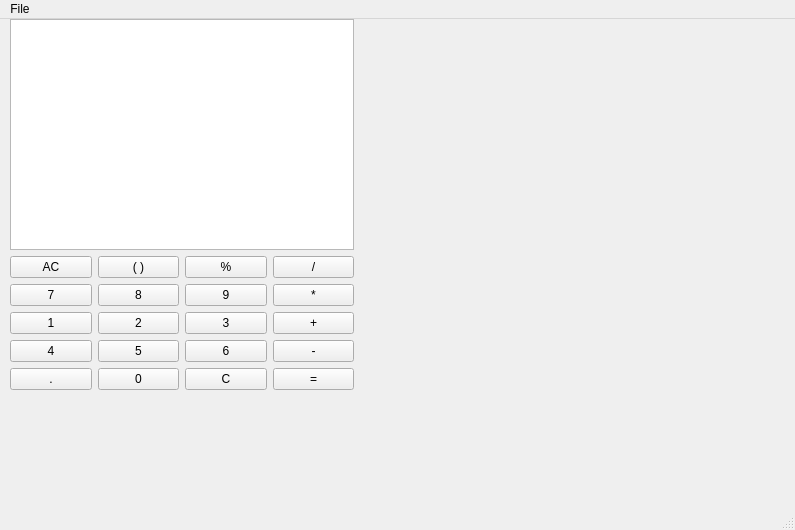
<?xml version="1.0" encoding="UTF-8"?>
<ui version="4.0">
 <class>MainWindow</class>
 <widget class="QMainWindow" name="MainWindow">
  <property name="geometry">
   <rect>
    <x>0</x>
    <y>0</y>
    <width>795</width>
    <height>530</height>
   </rect>
  </property>
  <property name="windowTitle">
   <string>MainWindow</string>
  </property>
  <widget class="QWidget" name="centralwidget">
   <widget class="QWidget" name="layoutWidget">
    <property name="geometry">
     <rect>
      <x>10</x>
      <y>0</y>
      <width>344</width>
      <height>371</height>
     </rect>
    </property>
    <layout class="QVBoxLayout" name="verticalLayout">
     <item>
      <widget class="QPlainTextEdit" name="calc_field">
       <property name="enabled">
        <bool>true</bool>
       </property>
       <property name="readOnly">
        <bool>true</bool>
       </property>
      </widget>
     </item>
     <item>
      <layout class="QVBoxLayout" name="verticalLayout_2">
       <item>
        <layout class="QHBoxLayout" name="horizontalLayout">
         <item>
          <widget class="QPushButton" name="clearall_key">
           <property name="text">
            <string>AC</string>
           </property>
          </widget>
         </item>
         <item>
          <widget class="QPushButton" name="brackets_key">
           <property name="text">
            <string>( )</string>
           </property>
          </widget>
         </item>
         <item>
          <widget class="QPushButton" name="percent_key">
           <property name="text">
            <string>%</string>
           </property>
          </widget>
         </item>
         <item>
          <widget class="QPushButton" name="div_key">
           <property name="text">
            <string>/</string>
           </property>
          </widget>
         </item>
        </layout>
       </item>
       <item>
        <layout class="QHBoxLayout" name="horizontalLayout_2">
         <item>
          <widget class="QPushButton" name="seven_key">
           <property name="text">
            <string>7</string>
           </property>
          </widget>
         </item>
         <item>
          <widget class="QPushButton" name="eight_key">
           <property name="text">
            <string>8</string>
           </property>
          </widget>
         </item>
         <item>
          <widget class="QPushButton" name="nine_key">
           <property name="text">
            <string>9</string>
           </property>
          </widget>
         </item>
         <item>
          <widget class="QPushButton" name="mult_key">
           <property name="text">
            <string>*</string>
           </property>
          </widget>
         </item>
        </layout>
       </item>
       <item>
        <layout class="QHBoxLayout" name="horizontalLayout_4">
         <item>
          <widget class="QPushButton" name="one_key">
           <property name="text">
            <string>1</string>
           </property>
          </widget>
         </item>
         <item>
          <widget class="QPushButton" name="two_key">
           <property name="text">
            <string>2</string>
           </property>
          </widget>
         </item>
         <item>
          <widget class="QPushButton" name="three_key">
           <property name="text">
            <string>3</string>
           </property>
          </widget>
         </item>
         <item>
          <widget class="QPushButton" name="plus_key">
           <property name="text">
            <string>+</string>
           </property>
          </widget>
         </item>
        </layout>
       </item>
       <item>
        <layout class="QHBoxLayout" name="horizontalLayout_3">
         <item>
          <widget class="QPushButton" name="four_key">
           <property name="text">
            <string>4</string>
           </property>
          </widget>
         </item>
         <item>
          <widget class="QPushButton" name="five_key">
           <property name="text">
            <string>5</string>
           </property>
          </widget>
         </item>
         <item>
          <widget class="QPushButton" name="six_key">
           <property name="text">
            <string>6</string>
           </property>
          </widget>
         </item>
         <item>
          <widget class="QPushButton" name="minus_key">
           <property name="text">
            <string>-</string>
           </property>
          </widget>
         </item>
        </layout>
       </item>
       <item>
        <layout class="QHBoxLayout" name="horizontalLayout_5">
         <item>
          <widget class="QPushButton" name="decimal_key">
           <property name="text">
            <string>.</string>
           </property>
          </widget>
         </item>
         <item>
          <widget class="QPushButton" name="zero_key">
           <property name="text">
            <string>0</string>
           </property>
          </widget>
         </item>
         <item>
          <widget class="QPushButton" name="clear_key">
           <property name="text">
            <string>C</string>
           </property>
          </widget>
         </item>
         <item>
          <widget class="QPushButton" name="res_key">
           <property name="text">
            <string>=</string>
           </property>
          </widget>
         </item>
        </layout>
       </item>
      </layout>
     </item>
    </layout>
   </widget>
  </widget>
  <widget class="QMenuBar" name="menubar">
   <property name="geometry">
    <rect>
     <x>0</x>
     <y>0</y>
     <width>795</width>
     <height>24</height>
    </rect>
   </property>
   <widget class="QMenu" name="menuFile">
    <property name="title">
     <string>File</string>
    </property>
    <addaction name="actionExit"/>
   </widget>
   <addaction name="menuFile"/>
  </widget>
  <widget class="QStatusBar" name="statusbar"/>
  <action name="actionExit">
   <property name="text">
    <string>Exit</string>
   </property>
  </action>
 </widget>
 <resources/>
 <connections/>
</ui>
